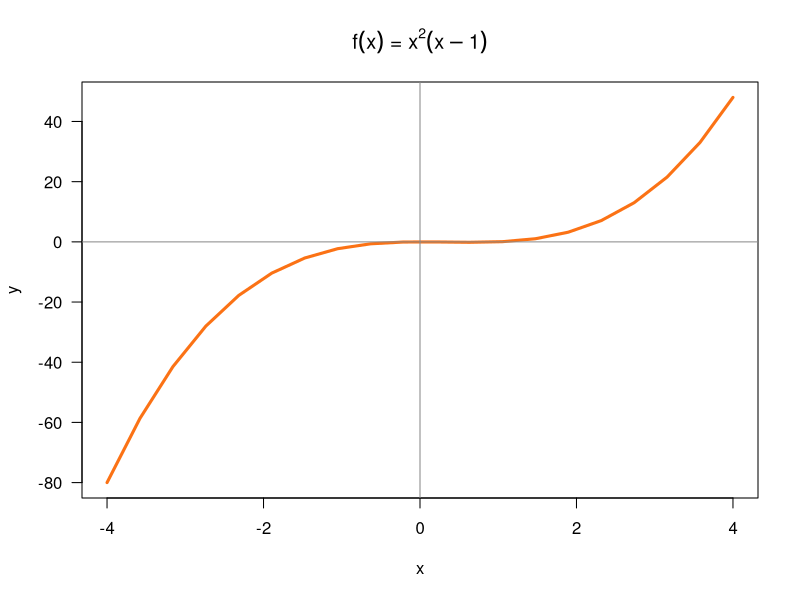
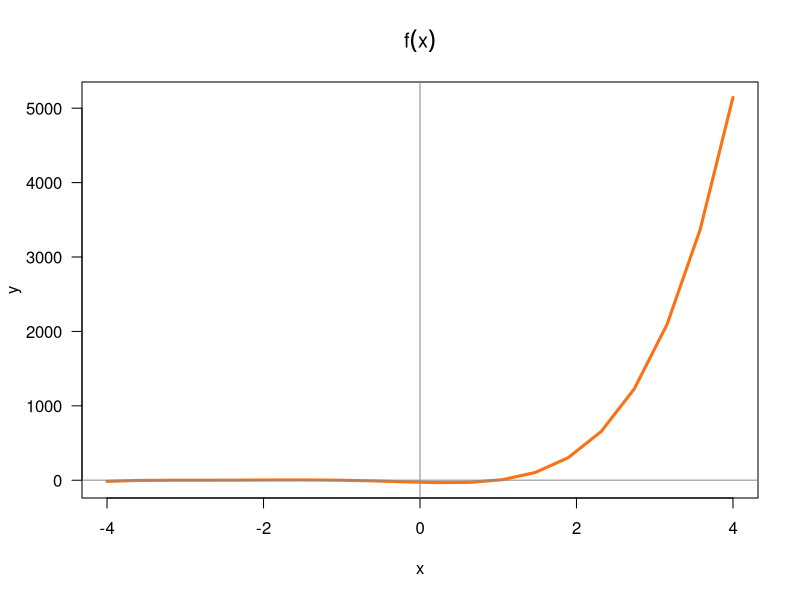

The R script that drew these images, in order:
## ---- chunk 1
knitr::opts_chunk$set(echo = TRUE, error = TRUE)
## ---- chunk 2

# @title square numbers
# @description square numbers
# @param int x
# @return square of x

f <- function(x = 0) {
  return(x*x)
}

## ---- chunk 3
# @title function
# @description apply g on numbers
# @param int x
# @return g(x)

g <- function(x = 0) {
  return(2*x + 5)
}

## ---- chunk 4
f(2)     # 4
f(-5)    # 25

g(0)     # 5
g(-5/2)  # 0
## ---- chunk 5
# @title f of g of x
# @description f of g of x
# @param int x
# @return f of g of x

fog <- function(x = 0) {
  return(f(g(x)))
}


## ---- chunk 6
# @title g of f of x
# @description g of f of x
# @param int x
# @return g of f of x

gof <- function(x = 0) {
  return(g(f(x)))
}

## ---- chunk 7
fog(2)     # 81
fog(-5)    # 25

gof(0)     # 5
gof(-5/2)  # 17.5
## ---- chunk 8
# @title pythagoraas
# @description find c
# @param int a,b
# @return c

pythagoras <- function(a = 1, b =a) {
  return(sqrt(f(a)+f(b)))
}
## ---- chunk 9
pythagoras(3, 4)

## ---- chunk 10
pythagoras(5)

## ---- chunk 11
# @title area of circle
# @description area of circle
# @param int r
# @return area

circle_area <- function(radius = 1) {
  return(pi*f(radius))
}
## ---- chunk 12

# @title area
# @description area
# @param int r,h
# @return area

cylinder_area <- function(radius = 1, height=1) {
  if(radius<0 | height <0){
    return("error")
  }
  return(2 * pi * radius * height + 2* circle_area(radius))
}

## ---- chunk 13

# @title volume
# @description volume
# @param int r,h
# @return volume

cylinder_volume <- function(radius = 1, height=1) {
  if(radius<0 | height <0){
    return("error")
  }
  return( 2* circle_area(radius) * height )
}

## ---- chunk 14
miles2kms <- function( m = 1) {
  return(1.6*m)
}
## ---- chunk 15
poly1 <- function(x) {
  (x^2) * (x - 1)
}
## ---- chunk 16
# set of points
x <- seq(-4, 4, length.out = 20)
y <- poly1(x)

# graph polynomial
plot(x, y, type = 'l', lwd = 3, col = "#FB7215", las = 1)
abline(h = 0, v = 0, col = '#888888aa', lwd = 1.5)
title(main = expression(paste(f(x), ' = ', x^2, (x - 1))))
## ---- chunk 17
poly1 <- function(x) {
  (x^2 - 1)*(x + 3)^3
}
## ---- chunk 18
# set of points
x <- seq(-4, 4, length.out = 20)
y <- poly1(x)

# graph polynomial
plot(x, y, type = 'l', lwd = 3, col = "#FB7215", las = 1)
abline(h = 0, v = 0, col = '#888888aa', lwd = 1.5)
title(main = expression(paste(f(x))))
## ---- chunk 19
# your descriptive() function
descriptive <- function( vect) {
  return(c(min(vect), median(vect), mean(vect), max(vect), range(vect), IQR(vect), sd(vect)))
}
